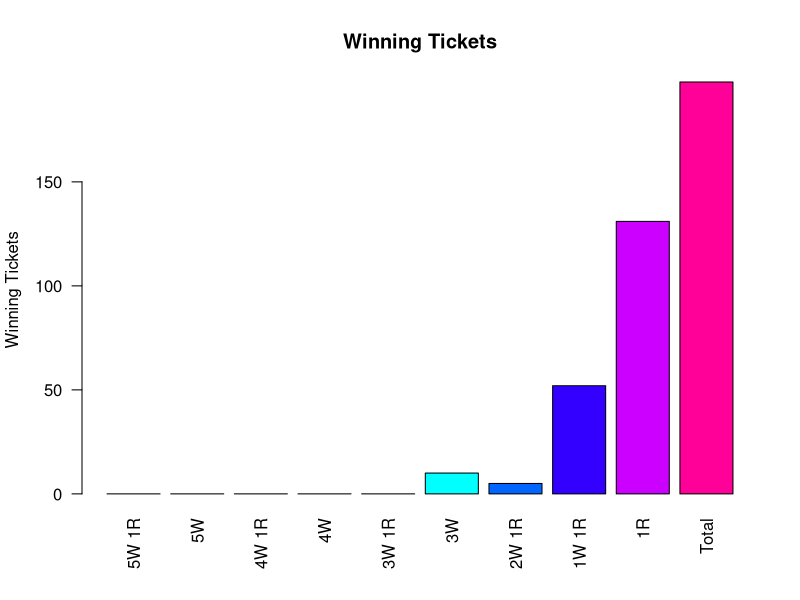
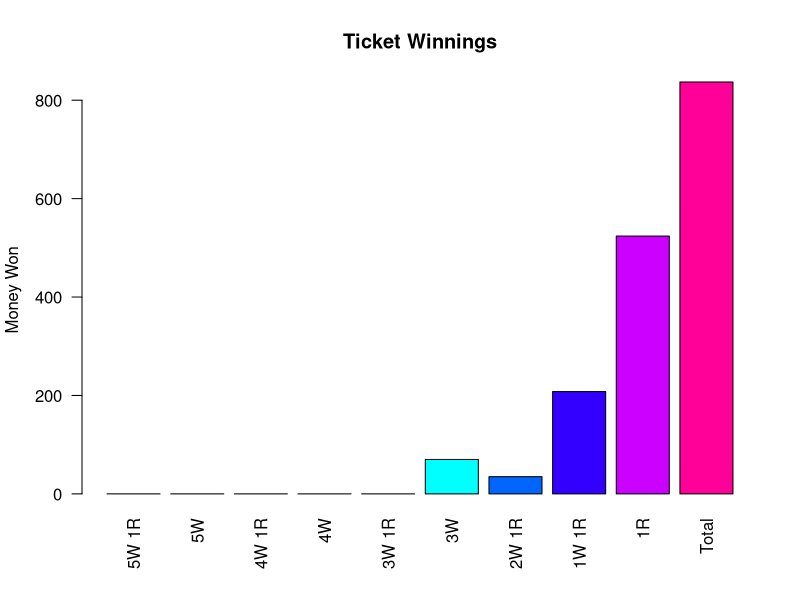
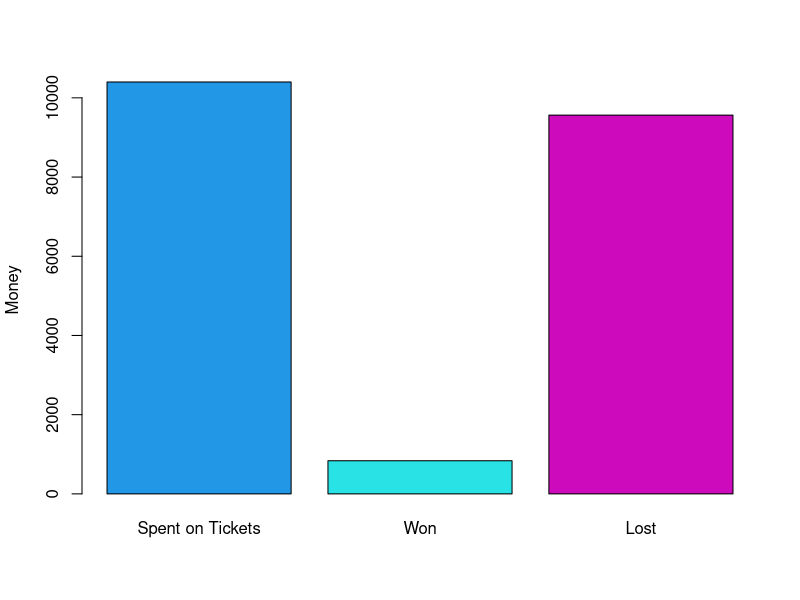

Reproduce these figures in R, in order.
## ---- chunk 1
n=as.integer(5200) ## Change the amount of tickets bought here

## ---- chunk 2
GRANDPRIZE=as.integer(60000000) #Change grand prize here
## ---- chunk 3
winning.ticket=NULL
winning.ticket=list(winning.ticket)


for (i in 1:n){ 
  winning.ticket[[i]]= c(sort(sample(69,5)),sample(26,1))
}

ticket=NULL
ticket=list(ticket)
for (i in 1:n){ 
  ticket[[i]]= c(sort(sample(69,5)),sample(26,1))
}
sum.5w.1r=0
sum.5w=0
sum.4w.1r=0
sum.4w=0
sum.3w.1r=0
sum.3w=0
sum.2w.1r=0
sum.1w.1r=0
sum.1r=0
win.ticket=NULL
win.ticket=list(win.ticket)
for(i in 1:n){
if (sum(ticket[[i]]==winning.ticket[[i]])==6){
      sum.5w.1r=sum.5w.1r+1
    win.ticket[[i]]=ticket[[i]]}
    else if(sum(ticket[[i]][1:5]==winning.ticket[[i]][1:5])==5){
      sum.5w=sum.5w+1
    win.ticket[[i]]=ticket[[i]]}
    else if(sum(ticket[[i]][1:5]%in%winning.ticket[[i]][1:5])==4 && sum(ticket[[i]][6]==winning.ticket[[i]][6])==1){
      sum.4w.1r=sum.4w.1r+1
    win.ticket[[i]]=ticket[[i]]}
    else if(sum(ticket[[i]][1:5]%in%winning.ticket[[i]][1:5])==4){
      sum.4w=sum.4w+1
    win.ticket[[i]]=ticket[[i]]}
    else if(sum(ticket[[i]][1:5]%in%winning.ticket[[i]][1:5])==3 && sum(ticket[[i]][6]==winning.ticket[[i]][6])==1){
      sum.3w.1r=sum.3w.1r+1
    win.ticket[[i]]=ticket[[i]]}
    else if(sum(ticket[[i]][1:5]%in%winning.ticket[[i]][1:5])==3){
      sum.3w=sum.3w+1
    win.ticket[[i]]=ticket[[i]]}
    else if(sum(ticket[[i]][1:5]%in%winning.ticket[[i]][1:5])==2 && sum(ticket[[i]][6]==winning.ticket[[i]][6])==1){
      sum.2w.1r=sum.2w.1r+1
    win.ticket[[i]]=ticket[[i]]}
    else if(sum(ticket[[i]][1:5]%in%winning.ticket[[i]][1:5])==1 && sum(ticket[[i]][6]==winning.ticket[[i]][6])==1){
      sum.1w.1r=sum.1w.1r+1
    win.ticket[[i]]=ticket[[i]]}
    else if(sum(ticket[[i]][6]==winning.ticket[[i]][6])==1){
      sum.1r=sum.1r+1
    win.ticket[[i]]=ticket[[i]]
    }
}
win.ticket=split(unlist(win.ticket), ceiling(seq_along(unlist(win.ticket))/6))
winnings=sum.5w.1r*GRANDPRIZE+sum.5w*1000000+sum.4w.1r*50000+sum.4w*100+sum.3w.1r*100+sum.3w*7+sum.2w.1r*7+sum.1w.1r*4+sum.1r*4
## ---- chunk 4
x=c(sum.5w.1r,sum.5w,sum.4w.1r,sum.4w,sum.3w.1r,sum.3w,sum.2w.1r,sum.1w.1r,sum.1r,length(win.ticket))
barplot(x,las=2,names.arg=c("5W 1R","5W","4W 1R","4W","3W 1R","3W","2W 1R","1W 1R","1R","Total"),col=rainbow(10),main=paste("Winning Tickets"),ylab="Winning Tickets")

## ---- chunk 5
y=c("Grand Prize","1,000,000","50,000","100","100","7","7","4","4","Total")


x=c(sum.5w.1r*GRANDPRIZE, sum.5w*1000000, sum.4w.1r*50000, sum.4w*100,sum.3w.1r*100, sum.3w*7, sum.2w.1r*7, sum.1w.1r*4, sum.1r*4,winnings)
barplot(x,las=2,names.arg=c("5W 1R","5W","4W 1R","4W","3W 1R","3W","2W 1R","1W 1R","1R","Total"),col=rainbow(10),main=paste("Ticket Winnings"),ylab="Money Won")


## ---- chunk 6
barplot(c(2*n,winnings,abs(2*n-winnings)),col=c(44:46),names.arg=c("Spent on Tickets","Won","Lost"),ylab="Money")
## ---- chunk 7
best.ticket=x
q=best.ticket[7]
w=best.ticket[6]
best.ticket[6]=q
best.ticket[7]=w
best.ticket=which(best.ticket!=0)[1]
la=TRUE
while(la){
       if (best.ticket==1){
    print(paste("Your best ticket had  5 Whites + Powerball Matched ($Grand Prize)"))
         break
       }
       if(best.ticket==2){ 
    print(paste("Your best ticket had  5 Whites Matched ($1,000,000"))
         break
       }
       if(best.ticket==3){ 
    print(paste("Your best ticket had  4 Whites + Powerball Matched ($50,000)"))
         break
       }
       if(best.ticket==4){ 
    print(paste("Your best ticket had  4 Whites Matched ($100)"))
         break
       }
       if(best.ticket==5){ 
    print(paste("Your best ticket had  3 Whites + Powerball Matched ($100)"))
         break
       }
       if(best.ticket==6){ 
    print(paste("Your best ticket had  2 Whites + Powerball Matched ($7)"))
         break
       }
       if(best.ticket==7){
    print(paste("Your best ticket had  3 Whites Matched ($7)"))
         break
       }
       if(best.ticket==8){ 
    print(paste("Your best ticket had  1 White + Powerball Matched ($4)"))
         break
       }
       if(best.ticket==9){ 
    print(paste("Your best ticket had  Power Ball Matched ($4)"))
         break
         
       }
  
}
## ---- chunk 8
cat(  "In your lifetime you spent $", as.integer(2*n),"and won $", as.integer(winnings),"", "\n",
      "From the",  n , "tickets you purchased", as.integer(length(win.ticket)), "tickets were winners.","\n",
      "You lost $", (2*n)-winnings,"(if negative you won!!).","\n","\n",
      "You got 5 White + Powerball   ", sum.5w.1r, "time(s).","\n",
      "You got 5 White               ", sum.5w, "time(s).","\n",
      "You got 4 White + Powerball   ", sum.4w.1r, "time(s).","\n",
      "You got 4 White               ", sum.4w, "time(s),","\n",
      "You got 3 White + Powerball   ", sum.3w.1r, "time(s).","\n",
      "You got 3 White               ", sum.3w, "time(s),","\n",
      "You got 2 White + Powerball   ", sum.2w.1r, "time(s).","\n",
      "You got 1 White + Powerball   ", sum.1w.1r, "time(s).","\n",
      "You got Powerball             ", sum.1r, "time(s)."
      )
